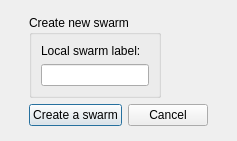
<?xml version="1.0" encoding="UTF-8"?>
<ui version="4.0">
 <class>form_createNewSwarmType1</class>
 <widget class="QDialog" name="form_createNewSwarmType1">
  <property name="geometry">
   <rect>
    <x>0</x>
    <y>0</y>
    <width>237</width>
    <height>141</height>
   </rect>
  </property>
  <property name="windowTitle">
   <string>Input a label for new swarm </string>
  </property>
  <property name="locale">
   <locale language="English" country="UnitedStates"/>
  </property>
  <layout class="QGridLayout" name="gridLayout">
   <item row="0" column="0">
    <layout class="QVBoxLayout" name="verticalLayout_4">
     <property name="sizeConstraint">
      <enum>QLayout::SetMaximumSize</enum>
     </property>
     <item>
      <widget class="QGroupBox" name="groupBox">
       <property name="sizePolicy">
        <sizepolicy hsizetype="Expanding" vsizetype="Expanding">
         <horstretch>0</horstretch>
         <verstretch>0</verstretch>
        </sizepolicy>
       </property>
       <property name="baseSize">
        <size>
         <width>132</width>
         <height>291</height>
        </size>
       </property>
       <property name="title">
        <string>Create new swarm</string>
       </property>
       <layout class="QVBoxLayout" name="verticalLayout_2">
        <property name="sizeConstraint">
         <enum>QLayout::SetFixedSize</enum>
        </property>
        <item>
         <widget class="QLabel" name="label_localSwarmLabel">
          <property name="text">
           <string>Local swarm label:</string>
          </property>
         </widget>
        </item>
        <item>
         <widget class="QLineEdit" name="inputField_localSwarmLabel"/>
        </item>
       </layout>
      </widget>
     </item>
     <item>
      <layout class="QHBoxLayout" name="horizontalLayout">
       <property name="sizeConstraint">
        <enum>QLayout::SetMaximumSize</enum>
       </property>
       <item>
        <widget class="QPushButton" name="cmd_create">
         <property name="text">
          <string>Create a swarm</string>
         </property>
        </widget>
       </item>
       <item>
        <widget class="QPushButton" name="cmd_cancel">
         <property name="text">
          <string>Cancel</string>
         </property>
        </widget>
       </item>
      </layout>
     </item>
    </layout>
   </item>
  </layout>
 </widget>
 <resources/>
 <connections/>
</ui>
